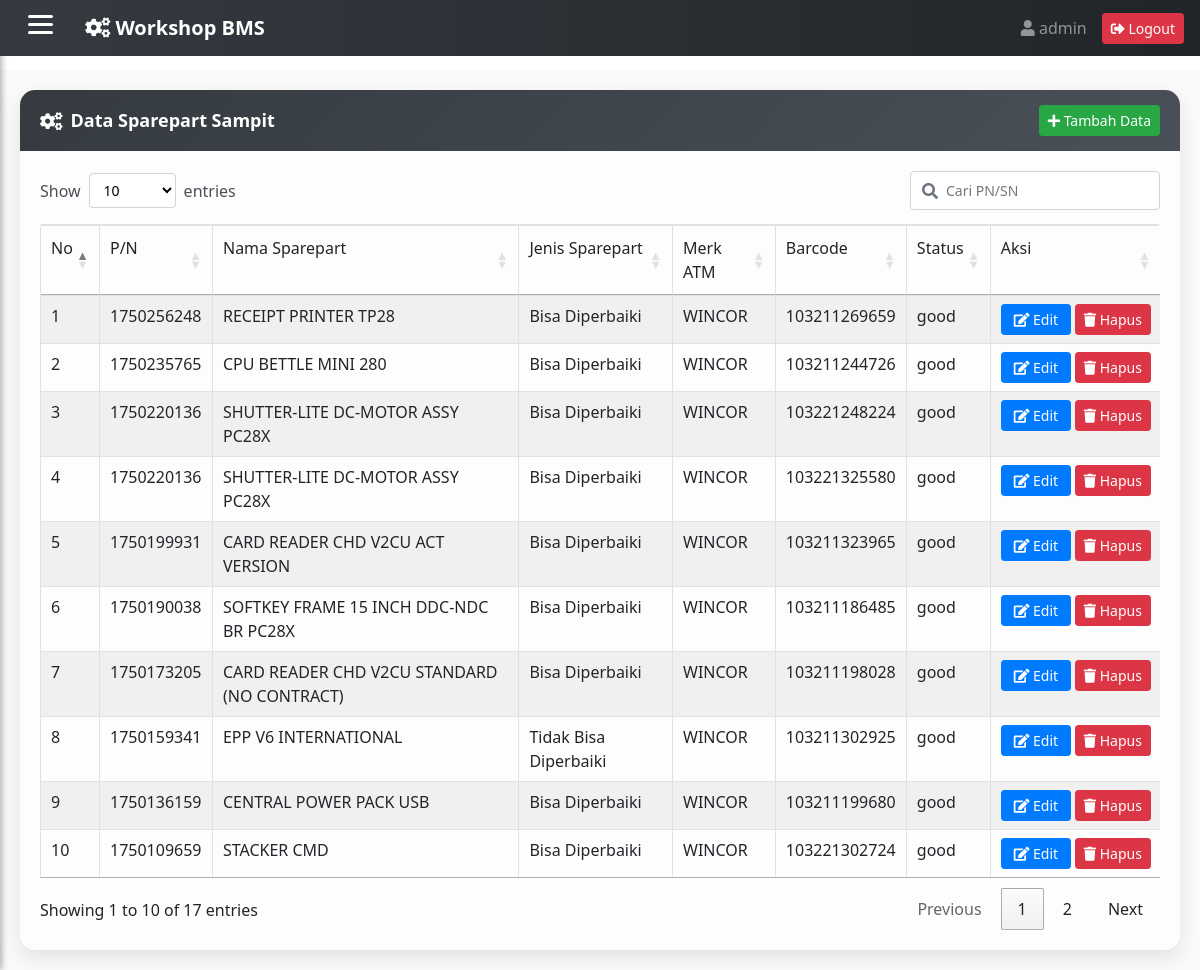
Page /admin/sp_spt.php (signed in) on the committed database.
### tables this page shows
CREATE TABLE `sp_spt` (
  `part_number` varchar(50) NOT NULL,
  `nama_sparepart` varchar(100) NOT NULL,
  `jenis_sparepart` varchar(50) NOT NULL,
  `atm` varchar(50) NOT NULL,
  `barcode` varchar(50) NOT NULL,
  `status` varchar(50) NOT NULL
);

### function_all/function_spSPT.php (called while the page is built, shortened)
<?php
require_once('../Connections/koneksi.php');
$maxRows_Recordset1 = 1000;
$pageNum_Recordset1 = 0;
$startRow_Recordset1 = $pageNum_Recordset1 * $maxRows_Recordset1;
$query_Recordset1 = "SELECT * FROM sp_spt ORDER BY part_number DESC";
$query_limit_Recordset1 = sprintf("%s LIMIT %d, %d", $query_Recordset1, $startRow_Recordset1, $maxRows_Recordset1);
$Recordset1 = mysqli_query($koneksi, $query_limit_Recordset1);
$row_Recordset1 = mysqli_fetch_assoc($Recordset1);
if (isset($_GET['totalRows_Recordset1'])) {
  $totalRows_Recordset1 = $_GET['totalRows_Recordset1'];
} else {
  $all_Recordset1 = mysqli_query($koneksi, $query_Recordset1);
  $totalRows_Recordset1 = mysqli_num_rows($all_Recordset1);
}
?>

### admin/sp_spt.php (the view, shortened to what this page needs)
<?php include'../function_all/function_spSPT.php';?>
<!DOCTYPE html PUBLIC "-//W3C//DTD XHTML 1.0 Transitional//EN" "http://www.w3.org/TR/xhtml1/DTD/xhtml1-transitional.dtd">
<html xmlns="http://www.w3.org/1999/xhtml">
<head>
<link rel="stylesheet" href="https://cdn.datatables.net/1.13.6/css/jquery.dataTables.min.css">
</head>
<body>
<div class="card stylish-card animate-card">
    <div class="card-header stylish-header">
      <i class="fas fa-cogs mr-2"></i> Data Sparepart Sampit
      <button class="btn btn-success btn-sm ml-auto" onclick="openForm()">
        <i class="fas fa-plus"></i> Tambah Data
      </button>
    </div>
    <div class="card-body stylish-body">
              <div class="toolbar-search-only"></div>
        <div class="toolbar-custom mb-3">
        </div>
        <div class="table-responsive-custom">
         	<table id="example" class="table table-striped table-bordered">
        	<thead>
              <tr>
                <td>No</td>
                <td>P/N</td>
                <td>Nama Sparepart</td>
                <td>Jenis Sparepart</td>
                <td>Merk ATM</td>
                <td>Barcode</td>
                <td>Status</td>
                <td>Aksi</td>
              </tr>
            </thead>
            <tbody>
              <?php if ($totalRows_Recordset1 > 0): ?>
                <?php $no = $startRow_Recordset1 + 1; ?>
              <?php do { ?>
                <tr>
                  <td><?php echo $no++; ?></td>
                  <td><?php echo htmlspecialchars($row_Recordset1['part_number']); ?></td>
                  <td><?php echo htmlspecialchars($row_Recordset1['nama_sparepart']); ?></td>
                  <td><?php echo htmlspecialchars($row_Recordset1['jenis_sparepart']); ?></td>
                  <td><?php echo htmlspecialchars($row_Recordset1['atm']); ?></td>
                  <td><?php echo htmlspecialchars($row_Recordset1['barcode']); ?></td>
                  <td><?php echo htmlspecialchars($row_Recordset1['status']); ?></td>
                  <td>
                    <div class="aksi-buttons">
                     <button
                        class="btn btn-primary btn-sm btn-animate"
                        onclick="openEditForm(
                          '<?php echo htmlspecialchars($row_Recordset1['part_number'], ENT_QUOTES); ?>',
                          '<?php echo htmlspecialchars($row_Recordset1['nama_sparepart'], ENT_QUOTES); ?>',
                          '<?php echo htmlspecialchars($row_Recordset1['jenis_sparepart'], ENT_QUOTES); ?>',
                          '<?php echo htmlspecialchars($row_Recordset1['atm'], ENT_QUOTES); ?>',
                          '<?php echo htmlspecialchars($row_Recordset1['barcode'], ENT_QUOTES); ?>',
                          '<?php echo htmlspecialchars($row_Recordset1['status'], ENT_QUOTES); ?>'
                        )">
                        <i class="fas fa-edit"></i> Edit
                    </button>
                          <a href="../crud_all/hapus_spSPT.php?barcode=<?php echo urlencode($row_Recordset1['barcode']); ?>"
                                  class="btn btn-danger btn-sm btn-hapus"
                                  data-barcode="<?php echo htmlspecialchars($row_Recordset1['barcode'], ENT_QUOTES); ?>">
                                  <i class="fa fa-trash"></i> Hapus
                                </a>
                    </div>
                  </td>
                </tr>
                    <?php } while ($row_Recordset1 = mysqli_fetch_assoc($Recordset1)); ?>
              </tbody>
                <?php else: ?>
                  <tbody>
                  <tr>
                    </tr>
                <?php endif; ?>
			</table>
 	   </div>
	</div>
</div>
<?php
include '../template.php';
?>
</body>
</html>

### admin/sp_spt.php (style rules this page uses)
td:last-child { white-space: nowrap; }
.aksi-buttons { display: flex; gap: 4px; justify-content: center; align-items: center; flex-wrap: nowrap; }
.aksi-buttons .btn { min-width: 70px; }

### rows in the picture
sp_spt: part_number "1750256248", nama_sparepart "RECEIPT PRINTER TP28", jenis_sparepart "Bisa Diperbaiki", atm "WINCOR", barcode "103211269659", status "good"
sp_spt: part_number "1750235765", nama_sparepart "CPU BETTLE MINI 280", jenis_sparepart "Bisa Diperbaiki", atm "WINCOR", barcode "103211244726", status "good"
sp_spt: part_number "1750220136", nama_sparepart "SHUTTER-LITE DC-MOTOR ASSY PC28X", jenis_sparepart "Bisa Diperbaiki", atm "WINCOR", barcode "103221248224", status "good"
sp_spt: part_number "1750220136", nama_sparepart "SHUTTER-LITE DC-MOTOR ASSY PC28X", jenis_sparepart "Bisa Diperbaiki", atm "WINCOR", barcode "103221325580", status "good"
sp_spt: part_number "1750199931", nama_sparepart "CARD READER CHD V2CU ACT VERSION", jenis_sparepart "Bisa Diperbaiki", atm "WINCOR", barcode "103211323965", status "good"
sp_spt: part_number "1750190038", nama_sparepart "SOFTKEY FRAME 15 INCH DDC-NDC BR PC28X", jenis_sparepart "Bisa Diperbaiki", atm "WINCOR", barcode "103211186485", status "good"
sp_spt: part_number "1750173205", nama_sparepart "CARD READER CHD V2CU STANDARD (NO CONTRACT)", jenis_sparepart "Bisa Diperbaiki", atm "WINCOR", barcode "103211198028", status "good"
sp_spt: part_number "1750159341", nama_sparepart "EPP V6 INTERNATIONAL", jenis_sparepart "Tidak Bisa Diperbaiki", atm "WINCOR", barcode "103211302925", status "good"
sp_spt: part_number "1750136159", nama_sparepart "CENTRAL POWER PACK USB", jenis_sparepart "Bisa Diperbaiki", atm "WINCOR", barcode "103211199680", status "good"
sp_spt: part_number "1750109659", nama_sparepart "STACKER CMD", jenis_sparepart "Bisa Diperbaiki", atm "WINCOR", barcode "103221302724", status "good"

### other values in the picture
$username "admin"
